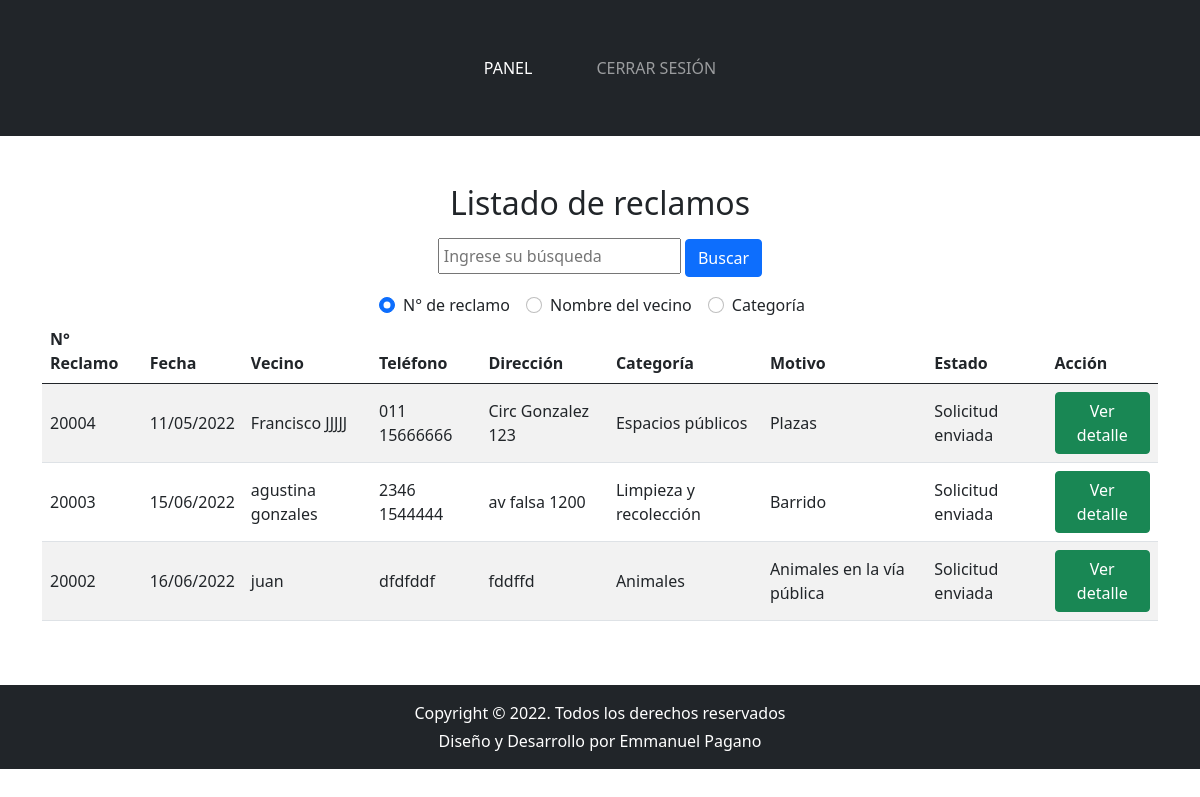
Page /adm/reclamos/listar-reclamo.php (signed in) on the earlier database version.
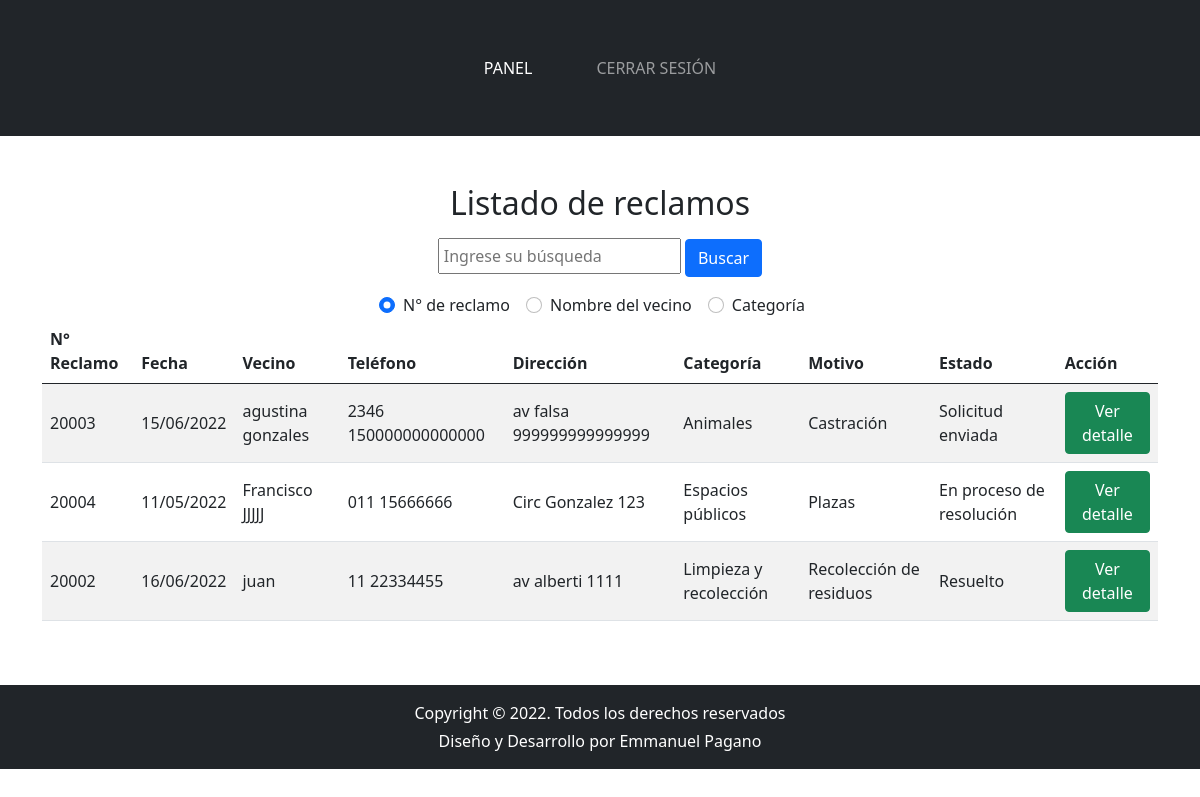
Same page on the later database version.
### tables this page shows
CREATE TABLE `reclamos` (
  `idReclamo` int(11) NOT NULL AUTO_INCREMENT,
  `idSubcategoria` int(11) NOT NULL,
  `fechaReclamo` date NOT NULL,
  `nombreVecino` varchar(250) NOT NULL,
  `dni` int(8) NOT NULL,
  `idCalle` int(11) NOT NULL,
  `altura` int(11) NOT NULL,
  `direccionReclamo` varchar(250) NOT NULL,
  `telefonoVecino` varchar(250) NOT NULL,
  `correoVecino` varchar(250) NOT NULL,
  `idEstado` int(11) NOT NULL,
  `comentario` text NOT NULL,
  PRIMARY KEY (`idReclamo`),
  KEY `FK_estado` (`idEstado`),
  KEY `FK_subcategoria` (`idSubcategoria`),
  KEY `FK_calle` (`idCalle`),
  CONSTRAINT `relacion_reclamo_calle` FOREIGN KEY (`idCalle`) REFERENCES `calles` (`idCalle`),
  CONSTRAINT `relacion_reclamo_estado` FOREIGN KEY (`idEstado`) REFERENCES `estados` (`idEstado`),
  CONSTRAINT `relacion_reclamo_subcategoria` FOREIGN KEY (`idSubcategoria`) REFERENCES `subcategorias` (`idSubcategoria`)
);

CREATE TABLE `categorias` (
  `idCategoria` int(11) NOT NULL AUTO_INCREMENT,
  `categoria` varchar(250) NOT NULL,
  `descripcion` varchar(300) NOT NULL,
  `imgCategoria` varchar(300) NOT NULL,
  PRIMARY KEY (`idCategoria`)
);

CREATE TABLE `subcategorias` (
  `idSubcategoria` int(11) NOT NULL AUTO_INCREMENT,
  `subcategoria` varchar(250) NOT NULL,
  `descripcionSub` varchar(250) NOT NULL,
  `idCategoriaPadre` int(11) NOT NULL,
  PRIMARY KEY (`idSubcategoria`),
  KEY `FK_categoriaPadre` (`idCategoriaPadre`),
  CONSTRAINT `relacion_subcategoria_categoria` FOREIGN KEY (`idCategoriaPadre`) REFERENCES `categorias` (`idCategoria`)
);

CREATE TABLE `estados` (
  `idEstado` int(11) NOT NULL AUTO_INCREMENT,
  `estado` varchar(250) NOT NULL,
  PRIMARY KEY (`idEstado`)
);

### adm/reclamos/listar-reclamo.php (the view, shortened to what the changed rows need)
<?php
include("../../include/conexion.php");
if($_SERVER['REQUEST_METHOD'] == 'GET' && !empty($_GET['busqueda'])){
    $busqueda = $_GET['busqueda'];
    $filtro = $_GET['filtro'];
    if($filtro == 'numReclamo'){
        $cmd = $conexion->prepare('SELECT * FROM reclamos INNER JOIN subcategorias ON subcategorias.idSubcategoria = reclamos.idSubcategoria INNER JOIN categorias ON categorias.idCategoria = subcategorias.idCategoriaPadre INNER JOIN estados ON estados.idEstado = reclamos.idEstado WHERE idReclamo = :numReclamo ORDER BY reclamos.idEstado, reclamos.fechaReclamo');
        $cmd->execute(array(':numReclamo'=>$busqueda));
        $reclamos = $cmd->fetchAll();
    } else if($filtro == 'nombre'){
        $cmd = $conexion->prepare('SELECT * FROM reclamos INNER JOIN subcategorias ON subcategorias.idSubcategoria = reclamos.idSubcategoria INNER JOIN categorias ON categorias.idCategoria = subcategorias.idCategoriaPadre INNER JOIN estados ON estados.idEstado = reclamos.idEstado WHERE nombreVecino LIKE :busqueda ORDER BY reclamos.idEstado, reclamos.fechaReclamo');
        $cmd->execute(array(':busqueda'=>'%'.$busqueda.'%'));
        $reclamos = $cmd->fetchAll();
    } else {
        $cmd = $conexion->prepare('SELECT * FROM reclamos INNER JOIN subcategorias ON subcategorias.idSubcategoria = reclamos.idSubcategoria INNER JOIN categorias ON categorias.idCategoria = subcategorias.idCategoriaPadre INNER JOIN estados ON estados.idEstado = reclamos.idEstado WHERE categoria LIKE :busqueda ORDER BY reclamos.idEstado, reclamos.fechaReclamo');
        $cmd->execute(array(':busqueda'=>'%'.$busqueda.'%'));
        $reclamos = $cmd->fetchAll();
    }
}else{
    $cmd = $conexion->prepare('SELECT * FROM reclamos INNER JOIN subcategorias ON subcategorias.idSubcategoria = reclamos.idSubcategoria INNER JOIN categorias ON categorias.idCategoria = subcategorias.idCategoriaPadre INNER JOIN estados ON estados.idEstado = reclamos.idEstado ORDER BY reclamos.idEstado, reclamos.fechaReclamo');
    $cmd->execute();
    $reclamos = $cmd->fetchAll();
}
?>
<?php include('../../include/header-adm.php'); ?>
<section class="listado-abm py-5">
    <div class="container">
        <h2 class="titulo-seccion text-center">Listado de reclamos</h2>
        <div class="table-responsive">
            <table class="table table-striped">
                <thead>
                    <tr>
                    <th scope="col">N° Reclamo</th>
                    <th scope="col">Fecha</th>
                    <th scope="col">Vecino</th>
                    <th scope="col">Teléfono</th>
                    <th scope="col">Dirección</th>
                    <th scope="col">Categoría</th>
                    <th scope="col">Motivo</th>
                    <th scope="col">Estado</th>
                    <th scope="col">Acción</th>
                    </tr>
                </thead>
                <tbody>
                    <?php
                    foreach ($reclamos as $fila) {
                        echo '
                        <tr>
                        <td>'.$fila["idReclamo"].'</td>
                        <td>'. date("d/m/Y", strtotime($fila["fechaReclamo"])) .'</td>
                        <td>'.$fila["nombreVecino"].'</td>
                        <td>'.$fila["telefonoVecino"].'</td>
                        <td>'.$fila["direccionReclamo"].'</td>
                        <td>'.$fila["categoria"].'</td>
                        <td>'.$fila["subcategoria"].'</td>
                        <td>'.$fila["estado"].'</td>
                        <td>
                            <a href="modificar-reclamo.php?id='.$fila["idReclamo"].'" class="btn btn-success">Ver detalle</a>
                        </td>
                        </tr>
                        ';
                    }
                    ?>
                </tbody>
            </table>
        </div>
    </div>
</section>
<?php include('../../include/footer-adm.php'); ?>

Differences in the rows shown:
changed reclamos "agustina gonzales": telefonoVecino "2346 1544444" → "2346 150000000000000"; direccionReclamo "av falsa 1200" → "av falsa 999999999999999"; categorias.categoria "Limpieza y recolección" → "Animales"; idSubcategoria.subcategoria "Barrido" → "Castración"; moves up the list
changed reclamos "Francisco JJJJJ": idEstado.estado "Solicitud enviada" → "En proceso de resolución"
changed reclamos "juan": telefonoVecino "dfdfddf" → "11 22334455"; direccionReclamo "fddffd" → "av alberti 1111"; categorias.categoria "Animales" → "Limpieza y recolección"; idSubcategoria.subcategoria "Animales en la vía pública" → "Recolección de residuos"; idEstado.estado "Solicitud enviada" → "Resuelto"
